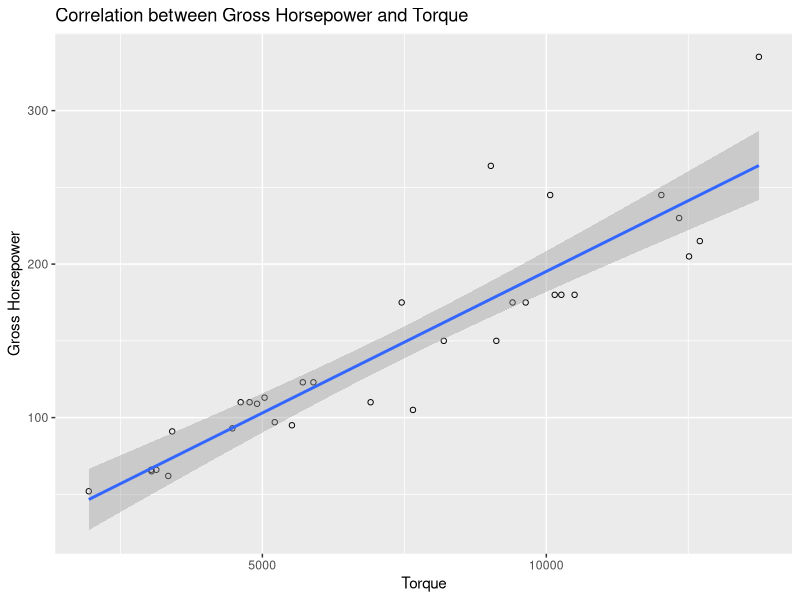
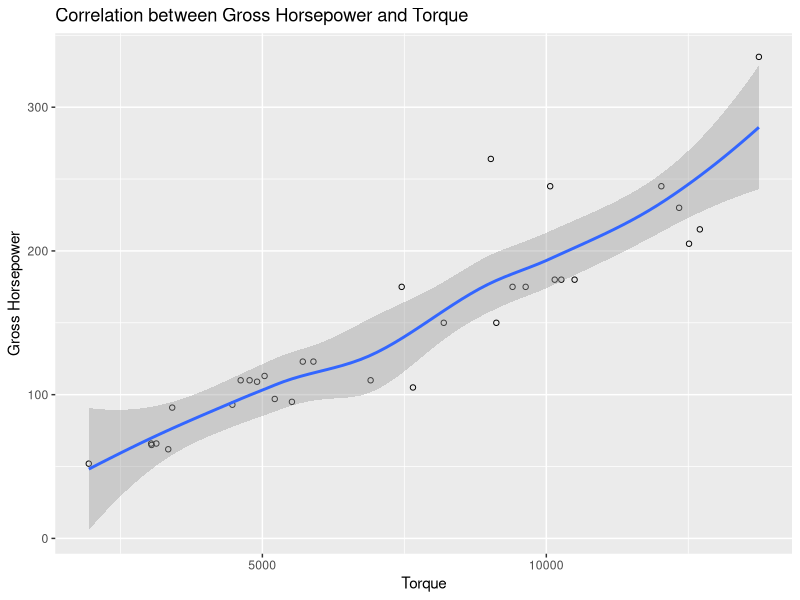
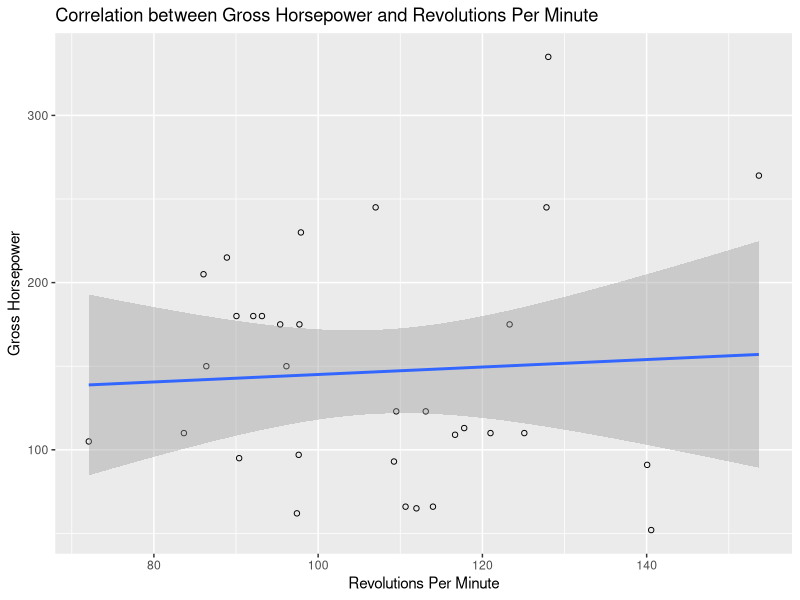
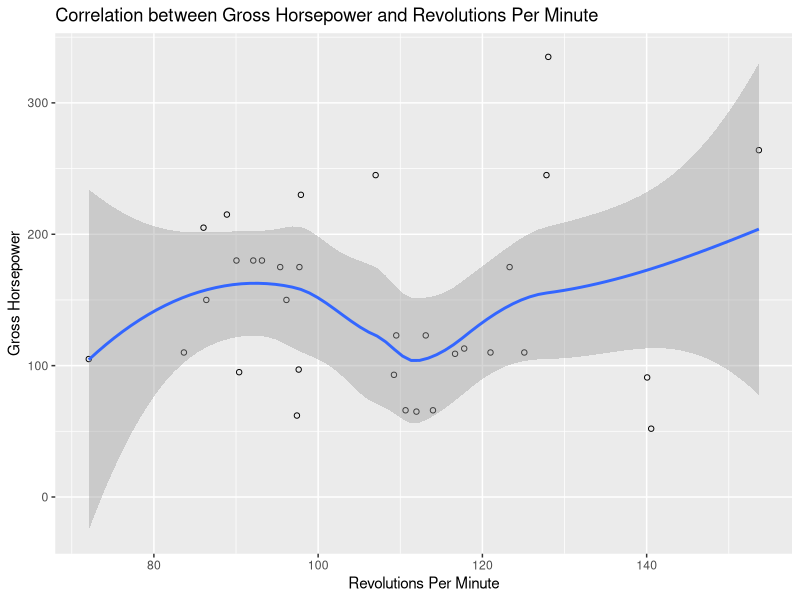

These figures' R source, in order:
## ---- chunk 1
#install.packages("ggplot2")
## ---- chunk 2
library(ggplot2)
library(plyr)
library(datasets)
## ---- chunk 3
colnames(mtcars) <- c("Mileage (miles/gallon)", "Number of Cylinders", "Displacement (cubic inches)", "Gross Horsepower", "Rear Axle Ratio", "Weight (lb/1000)","Quarter Mile Time (Seconds)", "Engine Shape (V or Straight)", "Manual or Automatic Transmission", "Number of Forward Gears", "Number of Carburettors")
mtcars
## ---- chunk 4
mtcars$`Engine Shape (V or Straight)` <- gsub("0", "V", mtcars$`Engine Shape (V or Straight)`)
mtcars$`Engine Shape (V or Straight)` <- gsub("1", "Straight", mtcars$`Engine Shape (V or Straight)`)
mtcars$`Manual or Automatic Transmission` <- gsub("0", "Automatic", mtcars$`Manual or Automatic Transmission`)
mtcars$`Manual or Automatic Transmission` <- gsub("1", "Manual", mtcars$`Manual or Automatic Transmission`)
mtcars
## ---- chunk 5
str(mtcars)
summary(mtcars)
## ---- chunk 6
mtcars$`Full Mile Time (Seconds)` <- (mtcars$`Quarter Mile Time (Seconds)`)*4
## ---- chunk 7
mtcars$`Full Mile Time (Seconds)`
## ---- chunk 8
mtcars$`Speed (Miles Per Second)` <- 1/(mtcars$`Full Mile Time (Seconds)`)
## ---- chunk 9
mtcars$`Speed (Miles Per Second)`
## ---- chunk 10
mtcars$`Revolutions Per Minute` <- (mtcars$`Speed (Miles Per Second)`)*2112*(mtcars$`Rear Axle Ratio`)
## ---- chunk 11
mtcars$`Revolutions Per Minute`
## ---- chunk 12
mtcars$`Torque` <- ((mtcars$`Gross Horsepower`)*5252)/(mtcars$`Revolutions Per Minute`)
## ---- chunk 13
mtcars$`Torque`
## ---- chunk 14
cardata1 <- mtcars[c(15,4)]
cardata1
cardata2 <- mtcars[c(14,4)]
cardata2
## ---- chunk 15
require(ggplot2)

ggplot(data = cardata1, aes(x = cardata1$`Torque`, y = cardata1$`Gross Horsepower`))+
geom_point(shape = 1)+
geom_smooth(method = lm)+
xlab("Torque")+
ylab("Gross Horsepower")+
ggtitle("Correlation between Gross Horsepower and Torque")

ggplot(data = cardata1, aes(x = cardata1$`Torque`, y = 
cardata1$`Gross Horsepower`))+
geom_point(shape = 1)+
geom_smooth()+
xlab("Torque")+
ylab("Gross Horsepower")+
ggtitle("Correlation between Gross Horsepower and Torque")

ggplot(data = cardata2, aes(x = cardata2$`Revolutions Per Minute`, y = cardata2$`Gross Horsepower`))+
geom_point(shape = 1)+
geom_smooth(method = lm)+
xlab("Revolutions Per Minute")+
ylab("Gross Horsepower")+
ggtitle("Correlation between Gross Horsepower and Revolutions Per Minute")

ggplot(data = cardata2, aes(x = cardata2$`Revolutions Per Minute`, y = cardata2$`Gross Horsepower`))+
geom_point(shape = 1)+
geom_smooth()+
xlab("Revolutions Per Minute")+
ylab("Gross Horsepower")+
ggtitle("Correlation between Gross Horsepower and Revolutions Per Minute")
## ---- chunk 16
cor(cardata1$`Gross Horsepower`, cardata1$`Torque`)
cor(cardata2$`Gross Horsepower`, cardata2$`Revolutions Per Minute`)

#Horsepower has an almost-linear correlation with torque but not with the number of revolutions per minute. A line of best fit does exist in the scatter plot. The correlation coefficient with torque is 0.91 which is close to 1 which indicates that the correlation is almost linear. The correlation coefficient with the number of revolutions per minute is 0.06 which is close to 0 which indicates that there is almost no linear correlation with the number of revolutions per minute. It is almost impossible for a line of best fit to exist. However, it is possible for a loess smothed fit curve to exist for both relations.     
